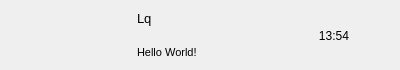
<?xml version="1.0" encoding="UTF-8"?>
<ui version="4.0">
 <class>ChatUserWid</class>
 <widget class="QWidget" name="ChatUserWid">
  <property name="geometry">
   <rect>
    <x>0</x>
    <y>0</y>
    <width>400</width>
    <height>70</height>
   </rect>
  </property>
  <property name="minimumSize">
   <size>
    <width>0</width>
    <height>70</height>
   </size>
  </property>
  <property name="maximumSize">
   <size>
    <width>16777215</width>
    <height>70</height>
   </size>
  </property>
  <property name="windowTitle">
   <string>Form</string>
  </property>
  <layout class="QHBoxLayout" name="horizontalLayout">
   <property name="spacing">
    <number>5</number>
   </property>
   <property name="leftMargin">
    <number>6</number>
   </property>
   <property name="topMargin">
    <number>2</number>
   </property>
   <property name="rightMargin">
    <number>6</number>
   </property>
   <property name="bottomMargin">
    <number>2</number>
   </property>
   <item>
    <widget class="QWidget" name="icon_wid" native="true">
     <property name="sizePolicy">
      <sizepolicy hsizetype="Fixed" vsizetype="Fixed">
       <horstretch>0</horstretch>
       <verstretch>0</verstretch>
      </sizepolicy>
     </property>
     <property name="minimumSize">
      <size>
       <width>50</width>
       <height>50</height>
      </size>
     </property>
     <property name="maximumSize">
      <size>
       <width>50</width>
       <height>50</height>
      </size>
     </property>
     <layout class="QHBoxLayout" name="horizontalLayout_2">
      <property name="spacing">
       <number>0</number>
      </property>
      <property name="leftMargin">
       <number>0</number>
      </property>
      <property name="topMargin">
       <number>0</number>
      </property>
      <property name="rightMargin">
       <number>0</number>
      </property>
      <property name="bottomMargin">
       <number>0</number>
      </property>
      <item>
       <widget class="QLabel" name="icon_lb">
        <property name="minimumSize">
         <size>
          <width>45</width>
          <height>45</height>
         </size>
        </property>
        <property name="maximumSize">
         <size>
          <width>45</width>
          <height>45</height>
         </size>
        </property>
        <property name="text">
         <string/>
        </property>
        <property name="alignment">
         <set>Qt::AlignCenter</set>
        </property>
       </widget>
      </item>
     </layout>
    </widget>
   </item>
   <item>
    <widget class="QWidget" name="user_info_wid" native="true">
     <property name="minimumSize">
      <size>
       <width>0</width>
       <height>0</height>
      </size>
     </property>
     <property name="maximumSize">
      <size>
       <width>130</width>
       <height>16777215</height>
      </size>
     </property>
     <layout class="QVBoxLayout" name="verticalLayout">
      <property name="leftMargin">
       <number>2</number>
      </property>
      <property name="topMargin">
       <number>2</number>
      </property>
      <property name="rightMargin">
       <number>2</number>
      </property>
      <property name="bottomMargin">
       <number>2</number>
      </property>
      <item>
       <widget class="QLabel" name="user_name_lb">
        <property name="font">
         <font>
          <pointsize>10</pointsize>
         </font>
        </property>
        <property name="text">
         <string>Lq</string>
        </property>
       </widget>
      </item>
      <item>
       <widget class="QLabel" name="user_chat_lb">
        <property name="maximumSize">
         <size>
          <width>130</width>
          <height>16777215</height>
         </size>
        </property>
        <property name="font">
         <font>
          <pointsize>8</pointsize>
         </font>
        </property>
        <property name="text">
         <string>Hello World!</string>
        </property>
       </widget>
      </item>
     </layout>
    </widget>
   </item>
   <item>
    <widget class="QWidget" name="time_wid" native="true">
     <property name="sizePolicy">
      <sizepolicy hsizetype="Fixed" vsizetype="Fixed">
       <horstretch>0</horstretch>
       <verstretch>0</verstretch>
      </sizepolicy>
     </property>
     <property name="minimumSize">
      <size>
       <width>50</width>
       <height>50</height>
      </size>
     </property>
     <property name="maximumSize">
      <size>
       <width>50</width>
       <height>50</height>
      </size>
     </property>
     <widget class="QLabel" name="time_lb">
      <property name="geometry">
       <rect>
        <x>0</x>
        <y>20</y>
        <width>54</width>
        <height>12</height>
       </rect>
      </property>
      <property name="text">
       <string>13:54</string>
      </property>
      <property name="alignment">
       <set>Qt::AlignCenter</set>
      </property>
     </widget>
    </widget>
   </item>
  </layout>
 </widget>
 <resources/>
 <connections/>
</ui>
